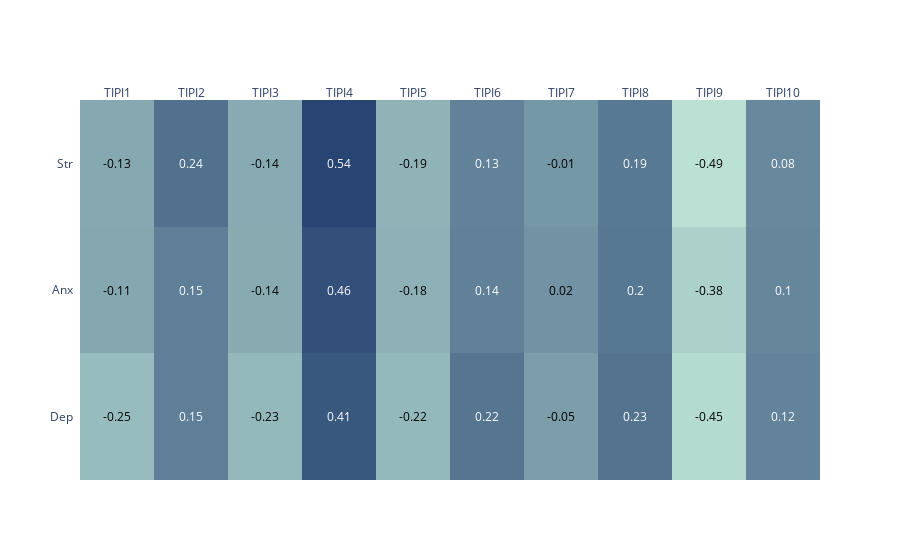

Notebook source saved alongside this figure:
### Code cell
fig = ff.create_annotated_heatmap(z=corr.values, x=list(corr.columns), y=['Dep', 'Anx', 'Str'], 
                                  colorscale=[[0,'#bae1d4'],[1,'#274472']], annotation_text=z_text)
fig.show()

### Figure 1 — Plotly figure (JSON) as saved in the notebook; plotly's stock layout.template omitted (floating-point values rounded to 4 significant figures)
{"data": [{"colorscale": [[0, "#bae1d4"], [1, "#274472"]], "reversescale": false, "showscale": false, "type": "heatmap", "x": ["TIPI1", "TIPI2", "TIPI3", "TIPI4", "TIPI5", "TIPI6", "TIPI7", "TIPI8", "TIPI9", "TIPI10"], "y": ["Dep", "Anx", "Str"], "z": [[-0.247, 0.1535, -0.2265, 0.4088, -0.225, 0.2173, -0.05123, 0.2301, -0.4506, 0.122], [-0.1102, 0.1529, -0.1371, 0.4565, -0.1767, 0.1389, 0.01975, 0.1989, -0.3848, 0.1045], [-0.1263, 0.2439, -0.1392, 0.5364, -0.1878, 0.131, -0.00965, 0.1913, -0.4892, 0.08476]]}], "layout": {"annotations": [{"font": {"color": "#000000"}, "showarrow": false, "text": "-0.25", "x": "TIPI1", "xref": "x", "y": "Dep", "yref": "y"}, {"font": {"color": "#FFFFFF"}, "showarrow": false, "text": "0.15", "x": "TIPI2", "xref": "x", "y": "Dep", "yref": "y"}, {"font": {"color": "#000000"}, "showarrow": false, "text": "-0.23", "x": "TIPI3", "xref": "x", "y": "Dep", "yref": "y"}, {"font": {"color": "#FFFFFF"}, "showarrow": false, "text": "0.41", "x": "TIPI4", "xref": "x", "y": "Dep", "yref": "y"}, {"font": {"color": "#000000"}, "showarrow": false, "text": "-0.22", "x": "TIPI5", "xref": "x", "y": "Dep", "yref": "y"}, {"font": {"color": "#FFFFFF"}, "showarrow": false, "text": "0.22", "x": "TIPI6", "xref": "x", "y": "Dep", "yref": "y"}, {"font": {"color": "#000000"}, "showarrow": false, "text": "-0.05", "x": "TIPI7", "xref": "x", "y": "Dep", "yref": "y"}, {"font": {"color": "#FFFFFF"}, "showarrow": false, "text": "0.23", "x": "TIPI8", "xref": "x", "y": "Dep", "yref": "y"}, {"font": {"color": "#000000"}, "showarrow": false, "text": "-0.45", "x": "TIPI9", "xref": "x", "y": "Dep", "yref": "y"}, {"font": {"color": "#FFFFFF"}, "showarrow": false, "text": "0.12", "x": "TIPI10", "xref": "x", "y": "Dep", "yref": "y"}, {"font": {"color": "#000000"}, "showarrow": false, "text": "-0.11", "x": "TIPI1", "xref": "x", "y": "Anx", "yref": "y"}, {"font": {"color": "#FFFFFF"}, "showarrow": false, "text": "0.15", "x": "TIPI2", "xref": "x", "y": "Anx", "yref": "y"}, {"font": {"color": "#000000"}, "showarrow": false, "text": "-0.14", "x": "TIPI3", "xref": "x", "y": "Anx", "yref": "y"}, {"font": {"color": "#FFFFFF"}, "showarrow": false, "text": "0.46", "x": "TIPI4", "xref": "x", "y": "Anx", "yref": "y"}, {"font": {"color": "#000000"}, "showarrow": false, "text": "-0.18", "x": "TIPI5", "xref": "x", "y": "Anx", "yref": "y"}, {"font": {"color": "#FFFFFF"}, "showarrow": false, "text": "0.14", "x": "TIPI6", "xref": "x", "y": "Anx", "yref": "y"}, {"font": {"color": "#000000"}, "showarrow": false, "text": "0.02", "x": "TIPI7", "xref": "x", "y": "Anx", "yref": "y"}, {"font": {"color": "#FFFFFF"}, "showarrow": false, "text": "0.2", "x": "TIPI8", "xref": "x", "y": "Anx", "yref": "y"}, {"font": {"color": "#000000"}, "showarrow": false, "text": "-0.38", "x": "TIPI9", "xref": "x", "y": "Anx", "yref": "y"}, {"font": {"color": "#FFFFFF"}, "showarrow": false, "text": "0.1", "x": "TIPI10", "xref": "x", "y": "Anx", "yref": "y"}, {"font": {"color": "#000000"}, "showarrow": false, "text": "-0.13", "x": "TIPI1", "xref": "x", "y": "Str", "yref": "y"}, {"font": {"color": "#FFFFFF"}, "showarrow": false, "text": "0.24", "x": "TIPI2", "xref": "x", "y": "Str", "yref": "y"}, {"font": {"color": "#000000"}, "showarrow": false, "text": "-0.14", "x": "TIPI3", "xref": "x", "y": "Str", "yref": "y"}, {"font": {"color": "#FFFFFF"}, "showarrow": false, "text": "0.54", "x": "TIPI4", "xref": "x", "y": "Str", "yref": "y"}, {"font": {"color": "#000000"}, "showarrow": false, "text": "-0.19", "x": "TIPI5", "xref": "x", "y": "Str", "yref": "y"}, {"font": {"color": "#FFFFFF"}, "showarrow": false, "text": "0.13", "x": "TIPI6", "xref": "x", "y": "Str", "yref": "y"}, {"font": {"color": "#000000"}, "showarrow": false, "text": "-0.01", "x": "TIPI7", "xref": "x", "y": "Str", "yref": "y"}, {"font": {"color": "#FFFFFF"}, "showarrow": false, "text": "0.19", "x": "TIPI8", "xref": "x", "y": "Str", "yref": "y"}, {"font": {"color": "#000000"}, "showarrow": false, "text": "-0.49", "x": "TIPI9", "xref": "x", "y": "Str", "yref": "y"}, {"font": {"color": "#FFFFFF"}, "showarrow": false, "text": "0.08", "x": "TIPI10", "xref": "x", "y": "Str", "yref": "y"}], "xaxis": {"dtick": 1, "gridcolor": "rgb(0, 0, 0)", "side": "top", "ticks": ""}, "yaxis": {"dtick": 1, "ticks": "", "ticksuffix": "  "}}}
